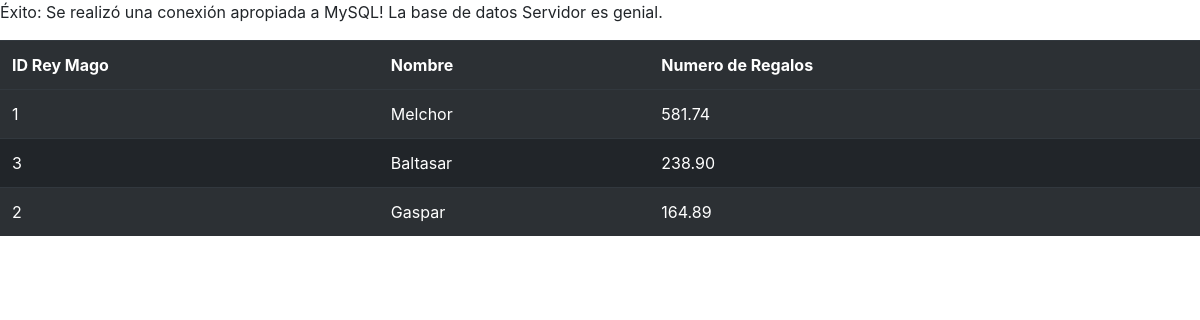
Page /Práctica/Ejercicio4/Ejercicio4.php on the committed database.
### tables this page shows
CREATE TABLE `reyesmagos` (
  `idReyMago` int(11) NOT NULL,
  `nombreReyMago` varchar(45) DEFAULT NULL
);

### Práctica/Ejercicio4/Ejercicio4.php (the view, shortened to what this page needs)
<!DOCTYPE html>
<html>
    <head>
        <link rel="stylesheet" href="https://maxcdn.bootstrapcdn.com/bootstrap/4.0.0/css/bootstrap.min.css"
>
    </head>
    <body>
        <table class="table table-striped table-dark">
            <tr>
                <th>ID Rey Mago</th>
                <th>Nombre</th>
                <th>Numero de Regalos</th>
            </tr>
            <tr>
    <?php
        $conexion = mysqli_connect("127.0.0.1", "root", "root", "PracticaPhp");
        if (!$conexion)
        {
            echo "<p>Error: No se pudo conectar a MySQL.</p>";
        }
        else
        {
            echo "<p>Éxito: Se realizó una conexión apropiada a MySQL! La base de datos Servidor es genial.</p>";
            $query = "SELECT reyesmagos.idReyMago as 'ID Rey Mago',
            reyesmagos.nombreReyMago as 'Nombre',
            sum(regalos.precioRegalo) as 'Total Gastado'
            FROM reyesmagos, regalos
            WHERE reyesmagos.idReyMago = regalos.idReyMagoFK1
            GROUP BY regalos.idReyMagoFK1
            ORDER BY 3 DESC";
            $res = mysqli_query($conexion, $query);
            while ($row = mysqli_fetch_row($res))
            {
                echo "<tr>";
                for($i = 0; $i < count($row); $i++)
                {
                     echo "<td>$row[$i]</td>";
                }
                echo "</tr>";
            }
        }
    ?>
        </table>
    </body>
</html>

### rows in the picture
reyesmagos: idReyMago "1", nombreReyMago "Melchor", i "581.74"
reyesmagos: idReyMago "3", nombreReyMago "Baltasar", i "238.90"
reyesmagos: idReyMago "2", nombreReyMago "Gaspar", i "164.89"
